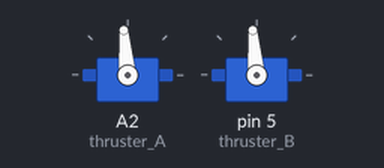
Bench run of a sketch on a simulated Arduino Nano, built with avr-gcc and run on an emulated ATmega328P. Parts: 2 × servo.

Above: at 5.05 s.
Timing chart, 0 to 13.5 s (numbered marks = the images above):
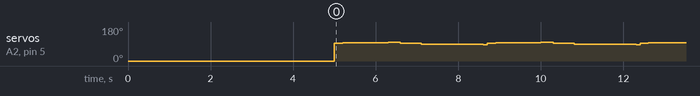

Measured:
- by itself, servo on A2 (thruster_A), servo on pin 5 (thruster_B): repeats every 3.7 s: 96° 0.60 s, 97° 0.50 s, 98° 0.30 s, 93° 0.50 s, 90° 0.50 s, 89° 0.50 s, 88° 0.50 s, 87° 0.10 s, 95° 0.20 s

The sketch:

movement_test.ino
```cpp
/* Test code for issue where signals sent in pulses will cause inconsistent directional movement. Original test setup was with 2 buttons for forward and backward movement
When button is tapped (aka ~10ms of signal sent out), the thruster might move backwards when its supposed to go forwards periodically. Ideal delay between pulses is
~0.5s, backward thrusts doesn't seem to have the same issue.

Possible explaination: inherent behaviour of PMDC motor as it tries to start/stop which may create opposite momentum, backward thrust is also weaker than that of forward
thrust.

*/

#include <Servo.h>

#define button1 11
#define button2 10

int pwm_init = 1500;
int pwm2 = 1550;
int pwm3 = 1450;
int pwm4 = 1500;

const byte pins[14] = {2, 3, 4, 5, 6, 7, 8, 9, A0, A1, A2, A3, A6, A7};

int d_pwms[16] = {0, 30, 35, 40, 1560, 1500, 1470, 1460, 1430, 1500};

Servo thruster_A;
Servo thruster_B;

void setup() {
  pinMode(button1, INPUT_PULLUP);
  pinMode(button2, INPUT_PULLUP);
  /*for (uint8_t i = 0; i < 14; i++) {
    thruster[i].attach(pins[i]);
    }

    for (uint8_t i = 0; i < 14; i++) {
    thruster[i].writeMicroseconds(pwm_init);
    }*/
  thruster_A.attach(A2);
  thruster_B.attach(5);
  thruster_A.writeMicroseconds(A2);
  thruster_B.writeMicroseconds(5);
  delay(5000);
}

void loop() {
  //  if (!digitalRead(button1)) {
  //    for (uint8_t i = 0; i < 14; i++){
  //      thruster[i].writeMicroseconds(pwm2);
  //    }
  //  } else if (!digitalRead(button2)) {
  //    for (uint8_t i = 0; i < 14; i++){
  //      thruster[i].writeMicroseconds(pwm3);
  //    }
  //  } else {
  //    for (uint8_t i = 0; i < 14; i++){
  //      thruster[i].writeMicroseconds(pwm4);
  //    }
  //  }
  //  delay(1);
  //  for (uint8_t i = 0; i < 14; i++){
  //    thruster[i].writeMicroseconds(pwm2);
  //  }
  //  delay(500);
  //  for (uint8_t i = 0; i < 14; i++){
  //    thruster[i].writeMicroseconds(pwm4);
  //  }
  //  delay(500);
 /* Increasing speed in forward direction */
  for (int j = 0; j <= 30; j = j + 2) {
    thruster_A.writeMicroseconds(1525 + j);
    thruster_B.writeMicroseconds(1525 + j);
    delay(100);
  }
 /* Stop for .5sec */
  thruster_A.writeMicroseconds(1500);
  thruster_B.writeMicroseconds(1500);
  delay(500);
 /* Increasing speed in reverse direction */
  for (int i = 0; i <= 30; i += 2)  {
    thruster_A.writeMicroseconds(1475 - i);
    thruster_B.writeMicroseconds(1475 - i);
    delay(100);
  }
}
```
